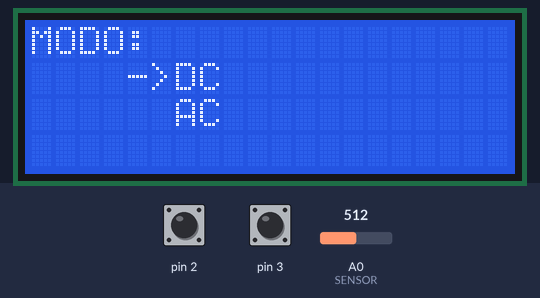
The sketch below on a simulated Arduino Leonardo, built with avr-gcc and run on an emulated ATmega32U4. Shown: 20×4 character LCD. Inputs (shaded band) come from the test bench; at power-on: A0 (SENSOR) = 512, pin 2 HIGH, pin 3 HIGH. What the sketch prints to the serial monitor is not drawn.

Above: at 1.2 s.
1.3 s: A0 (SENSOR) set to 905
4.3 s: A0 (SENSOR) set to 917
At 6.6 s:
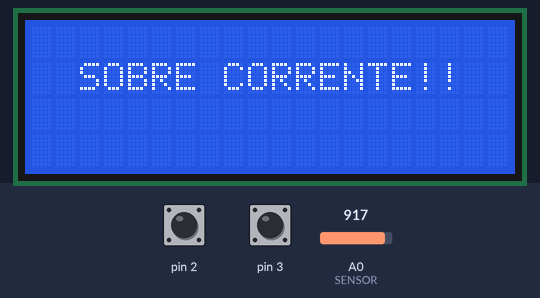
7.3 s: pin 2 pulled LOW for 0.15 s
At 8.0 s:
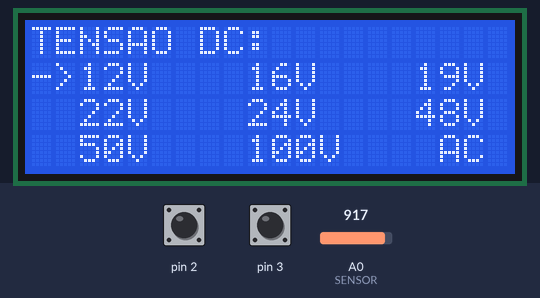
9.7 s: pin 3 pulled LOW for 0.15 s
At 10.1 s:
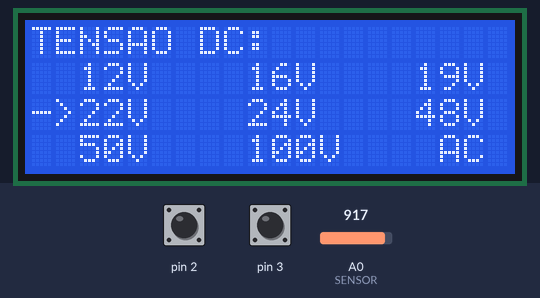
12.1 s: pin 2 pulled LOW for 1 s
At 14.2 s:
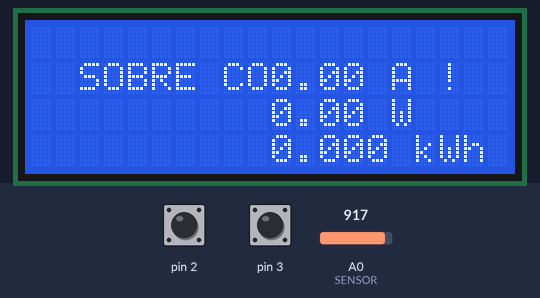
14.6 s: A0 (SENSOR) set to 900
At 15.9 s:
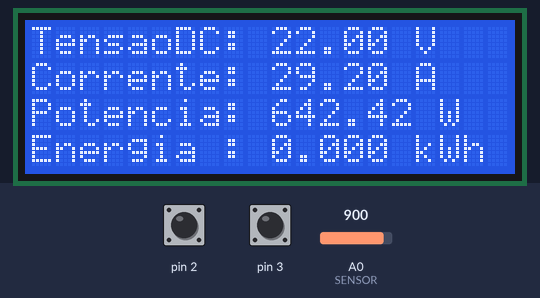
Timing chart, 0 to 17.6 s (numbered marks = the images above; inputs shaded):
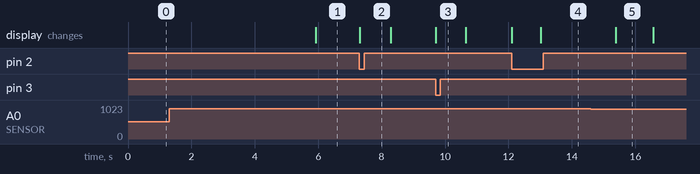

Measured:
- the behaviour switches between 916 and 917 on A0 (SENSOR) (found by bisection; images 0 and 1)
- after the input at 1.3 s, every drawn part: stays the same
- after the input at 4.3 s, the display: changes after 1.6 s (image 1)
- after the input at 7.3 s, the display: changes at once (image 2)
- after the input at 9.7 s, the display: changes at once (image 3)
- after the input at 12.1 s, the display: first changes at once (image 4 shows a later state)
- after the input at 14.6 s, the display: changes after 0.79 s (image 5)
- what the display in image 5 shows lasts 1.2 s, from 15.4 s to 16.6 s

The sketch:

Projeto_Integrador.ino
```cpp
/*
  Código C++

  Projeto Integrador - IFPA - Belém
  Medidor de Energia Elétrica
  Curso: Técnico em Eletrotécnica

  Alunos: FELIPE GARCIA DE LIMA
          JESIEL NOVAES DE OLIVEIRA
          LEONARDO LIMA COSTA MESQUITA
          MARCONI ARAUJO MAIA
          MATEUS DE OLIVEIRA MARTINS
          PATRICK SARGES DOS SANTOS
          WAGNER AUGUSTO PALHETA DE MATTOS

  Orientadora: Profa. Dra. EMILIANE ADVINCULA MALHEIROS

  Ano: 2022
*/

//################# Constantes ################

const float SENSE = 0.066;  // Sensibilidade do sensor ACS712 66 miliVolts para 1 Ampere

//################# Bibliotecas #################

#include <LiquidCrystal.h>

//########## Mapeamento de Hardware #############

#define SENSOR A0  // ACS712
#define RS 12      // Pino RS do LCD no Pino D12 do Arduino
#define E 11       // Pino E do LCD no Pino D11 do Arduino
#define D4 7       // Pino D4 do LCD no Pino D7 do Arduino
#define D5 6       // Pino D5 do LCD no Pino D6 do Arduino
#define D6 5       // Pino D6 do LCD no Pino D5 do Arduino
#define D7 4       // Pino D7 do LCD no Pino D4 do Arduino

//########## Declaração de Objetos #############

LiquidCrystal lcd(RS, E, D4, D5, D6, D7);  //inicia a biblioteca

//########## Protótipo de Funções e Procedimentos#############

float mediaRMS();
void menu_1();
void menu_2();
void menu_3();
void menu_4();

//########## Variáveis Globais#############

double energia = 0.0;

byte linha = 1;
byte coluna = 0;
byte menu = 1;

boolean modo = 0;  // Padrão AC
boolean flag = 0;

float tensao = 0.0;  // Tensão de Operação ( tensão eficaz)

//############### Configurações Iniciais #################
void setup() {
  lcd.begin(20, 4);
  Serial.begin(9600);

  pinMode(2, INPUT_PULLUP);
  pinMode(3, INPUT_PULLUP);
  attachInterrupt(digitalPinToInterrupt(3), botaoEscolha, FALLING);
  attachInterrupt(digitalPinToInterrupt(2), botaoEnter, FALLING);

  menu_1();
}
//################ Loop #######################
void loop() {

  unsigned long fim = 0;
  unsigned long inicio = millis();

  float corrente, potencia, mediaTensao;

  mediaTensao = mediaRMS();

  if (abs(mediaTensao) < (5.0 / 1023.0)) {
    if (flag == 1) {
      menu_4();
      flag = 0;
    }
    corrente = 0.0;
    potencia = 0.0;
  } else if (abs(mediaTensao) > 1.98) {
    lcd.clear();
    lcd.setCursor(0, 1);
    lcd.print("  SOBRE CORRENTE!!");
    flag = 1;
  } else {
    if (flag == 1) {
      menu_4();
      flag = 0;
    }
    corrente = mediaTensao / SENSE;
    potencia = abs(tensao * corrente);
  }

  Serial.println(mediaTensao);

  if (tensao != 0.0) {
    lcd.setCursor(10, 1);
    lcd.print(corrente);
    lcd.print(" A ");
    lcd.setCursor(10, 2);
    lcd.print(potencia);
    lcd.print(" W ");
    lcd.setCursor(10, 3);

    fim = millis();
    energia += potencia * (((fim - inicio) / 1000.0) / 3600.0) / 1000.0;
    lcd.print(energia, 3);
    lcd.print(" kWh ");
  }
}
//################ Funções #######################

float mediaRMS() {

  float soma = 0.0;
  int x = 511;
  if (modo == 1) {  // modo DC
    x = 0;
    for (int i = 0; i < 1000; i++) {
      soma += pow(((analogRead(SENSOR) - x) * 5.0 / 1023.0), 2);
      delay(1);
    }
    float media = sqrt(soma / 1000.0);
    return media - 2.5;
  }else{
    for (int i = 0; i < 1000; i++) {
      soma += pow(((analogRead(SENSOR) - x) * 5.0 / 1023.0), 2);
      delay(1);
    }
    float media = sqrt(soma / 1000.0);
    return media;
  }

}
//################ Procedimentos #######################
void botaoEscolha() {
  if (tensao > 0) tensao = 0.0;
  linha++;
  switch (menu) {
    case 1:
      menu_1();
      break;
    case 2:
      menu_2();
      break;
    case 3:
      menu_3();
      break;
  }
}
void botaoEnter() {

  switch (menu) {
    case 1:
      if (linha == 1) {
        menu_2();
        menu = 2;
      } else {
        menu_3();
        menu = 3;
      }
      break;
    case 2:
      switch (coluna) {
        case 0:  // coluna 0
          switch (linha) {
            case 1:
              modo = 1;
              tensao = 12.0;
              menu_4();
              break;
            case 2:
              modo = 1;
              tensao = 22.0;
              menu_4();
              break;
            default:
              modo = 1;
              tensao = 50.0;
              menu_4();
          }
          break;
        case 7:  // coluna 7
          switch (linha) {
            case 1:
              modo = 1;
              tensao = 16.0;
              menu_4();
              break;
            case 2:
              modo = 1;
              tensao = 24.0;
              menu_4();
              break;
            default:
              modo = 1;
              tensao = 100.0;
              menu_4();
          }
          break;
        default:  // coluna 14
          switch (linha) {
            case 1:
              modo = 1;
              tensao = 19.0;
              menu_4();
              break;
            case 2:
              modo = 1;
              tensao = 48.0;
              menu_4();
              break;
            default:
              menu_3();
              menu = 3;
          }
      }
      break;  // fim case 2
    case 3:
      switch (linha) {
        case 1:
          modo = 0;
          tensao = 127.0;
          menu_4();
          break;
        case 2:
          modo = 0;
          tensao = 220.0;
          menu_4();
          break;
        default:
          menu_2();
          menu = 2;
      }
      break;
  }
}
void menu_1() {
  if (linha >= 3) linha = 1;
  lcd.clear();
  lcd.print("MODO:");
  lcd.setCursor(6, 1);
  lcd.print("DC");
  lcd.setCursor(6, 2);
  lcd.print("AC");
  lcd.setCursor(4, linha);
  lcd.print("->");
}
void menu_2() {
  if (linha >= 4) {
    switch (coluna) {
      case 0:
        coluna = 7;
        linha = 1;
        break;
      case 7:
        coluna = 14;
        linha = 1;
        break;
      default:
        coluna = 0;
        linha = 1;
    }
  }
  lcd.clear();
  lcd.print("TENSAO DC:");
  lcd.setCursor(1, 1);
  lcd.print(" 12V");
  lcd.print("    16V");
  lcd.print("    19V");
  lcd.setCursor(1, 2);
  lcd.print(" 22V");
  lcd.print("    24V");
  lcd.print("    48V");
  lcd.setCursor(1, 3);
  lcd.print(" 50V");
  lcd.print("    100V");
  lcd.print("    AC");
  lcd.setCursor(coluna, linha);
  lcd.print("->");
}
void menu_3() {
  if (linha >= 4) linha = 1;
  lcd.clear();
  lcd.print("TENSAO AC:");
  lcd.setCursor(6, 1);
  lcd.print("127V");
  lcd.setCursor(6, 2);
  lcd.print("220V");
  lcd.setCursor(6, 3);
  lcd.print("DC");
  lcd.setCursor(4, linha);
  lcd.print("->");
}
void menu_4() {
  lcd.clear();
  if (modo == 1) {
    lcd.print("TensaoDC: ");
  } else {
    lcd.print("TensaoAC: ");
  }
  lcd.print(tensao);
  lcd.print(" V");
  lcd.setCursor(0, 1);
  lcd.print("Corrente:");
  lcd.setCursor(0, 2);
  lcd.print("Potencia:");
  lcd.setCursor(0, 3);
  lcd.print("Energia :");
}
```
